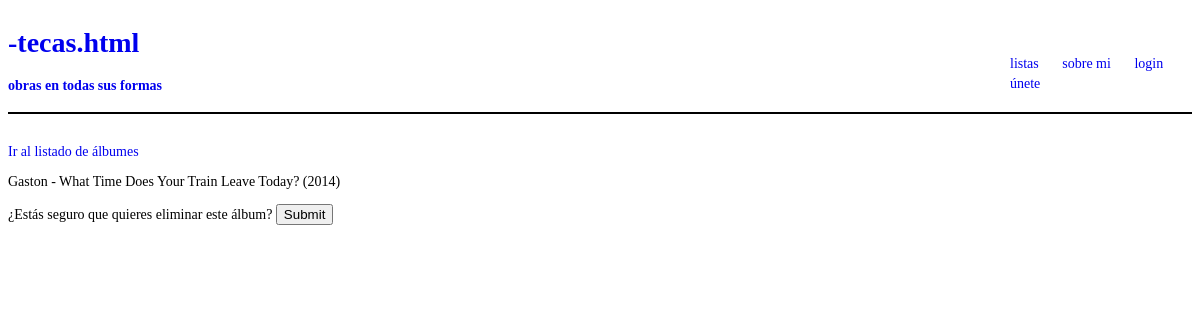
Page /eliminar_album/2 on the committed database.
### app_a/models.py (models this page shows, shortened)
class Album(models.Model):
    titulo = models.CharField(max_length=100)
    anio = models.IntegerField()
    autor = models.CharField(max_length=100)
    genero = models.CharField(max_length=50)
    portada = models.ImageField(upload_to='media/', null=True, blank=True)
    review = RichTextField(blank=True, null=True)

### app_a/views.py (the view)
# urls.py: path('eliminar_album/<int:pk>', views.AlbumDeleteView.as_view(), name='eliminar_album'),
class AlbumDeleteView(SuccessMessageMixin, DeleteView):
    model = Album
    success_url = '/lista_album'
    template_name = 'album/borrar_album.html'
    success_message = 'Álbum borrado!'

### app_a/templates/album/borrar_album.html (shortened to what this page needs)
{% extends 'tem/base.html' %}
{% block body %}
    <a href={% url 'lista_album' %}>Ir al listado de álbumes</a>
    {% if album %}
        <p>
            {{album.autor}} - {{album.titulo}} ({{album.anio}})
        </p>
    {% endif %}
    <form method='POST'> {% csrf_token %}
        ¿Estás seguro que quieres eliminar este álbum?
        <input type='submit' placeholder='Eliminar álbum'>
    </form>
{% endblock %}

### app_a/static/stc/base.css (style rules this page uses)
body { font-size: .875rem; font-family: Verdana; }
a { text-decoration: none; }

### rows in the picture
Album: autor "Gaston", titulo "What Time Does Your Train Leave Today?", anio "2014"
